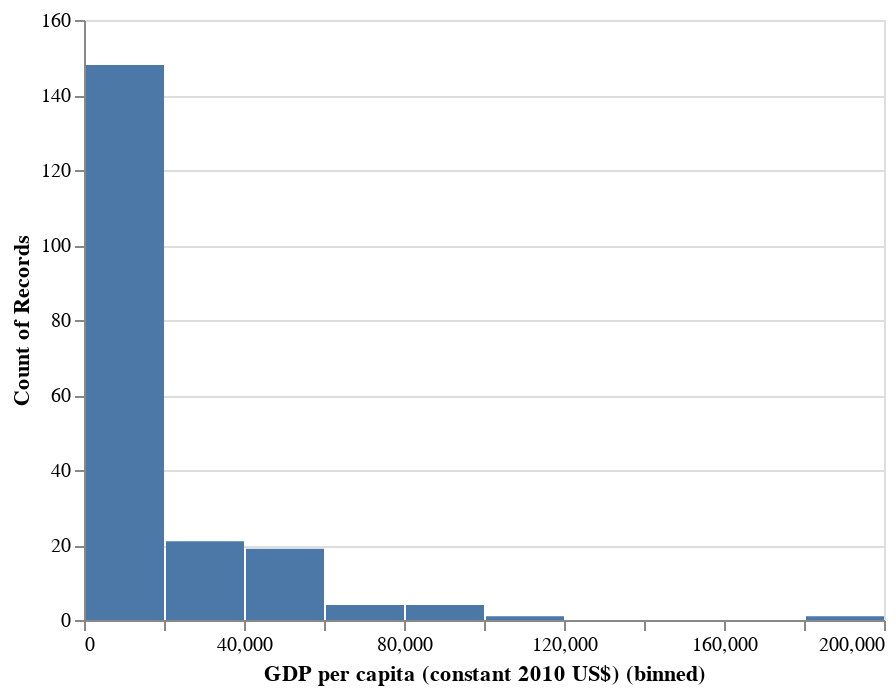

Here is the notebook cell this chart was saved with:
### Markdown cell above
Suppose we wanted to look at the distribution of incomes across countries in the world. We *could* create bins and run a `groupby("bin").count()` to create counts-per-bin, then plot that, but Altair will create bins itself, then using the `y="count()"` we can ask Altair to count the number of observations per bin itself!

### Code cell
alt.Chart(world).mark_bar().encode(
    x=alt.X("GDP per capita (constant 2010 US$)", bin=True), y="count()"
)

### Figure 1 — Vega-Lite specification as saved in the notebook (floating-point values rounded to 4 significant figures; data arrays with more than 128 entries replaced by an {"elided": "..."} marker saying what was removed)
{"config": {"view": {"continuousWidth": 400, "continuousHeight": 300}}, "data": {"name": "data-9cbdf92acbbc4326d4f8f56cebb761b5"}, "mark": "bar", "encoding": {"x": {"type": "quantitative", "bin": true, "field": "GDP per capita (constant 2010 US$)"}, "y": {"type": "quantitative", "aggregate": "count"}}, "$schema": "https://vega.github.io/schema/vega-lite/v4.8.1.json", "datasets": {"data-9cbdf92acbbc4326d4f8f56cebb761b5": {"elided": "217 records"}}}
